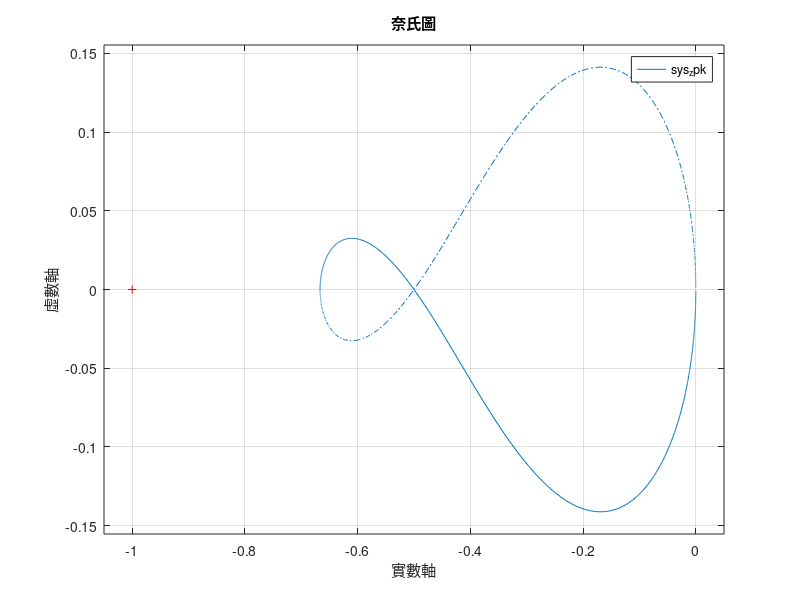

The MATLAB source for this figure:
zeros_sys = -2;
poles_sys = [-1,3];
gain_sys = 1;   % 系統增益 K = 1

sys_zpk = zpk(zeros_sys, poles_sys, gain_sys);

figure;
nyquist(sys_zpk);
grid on;
title('奈氏圖');
xlabel('實數軸');
ylabel('虛數軸');

disp('系統傳遞函數 (ZPK 形式):');
disp(sys_zpk);